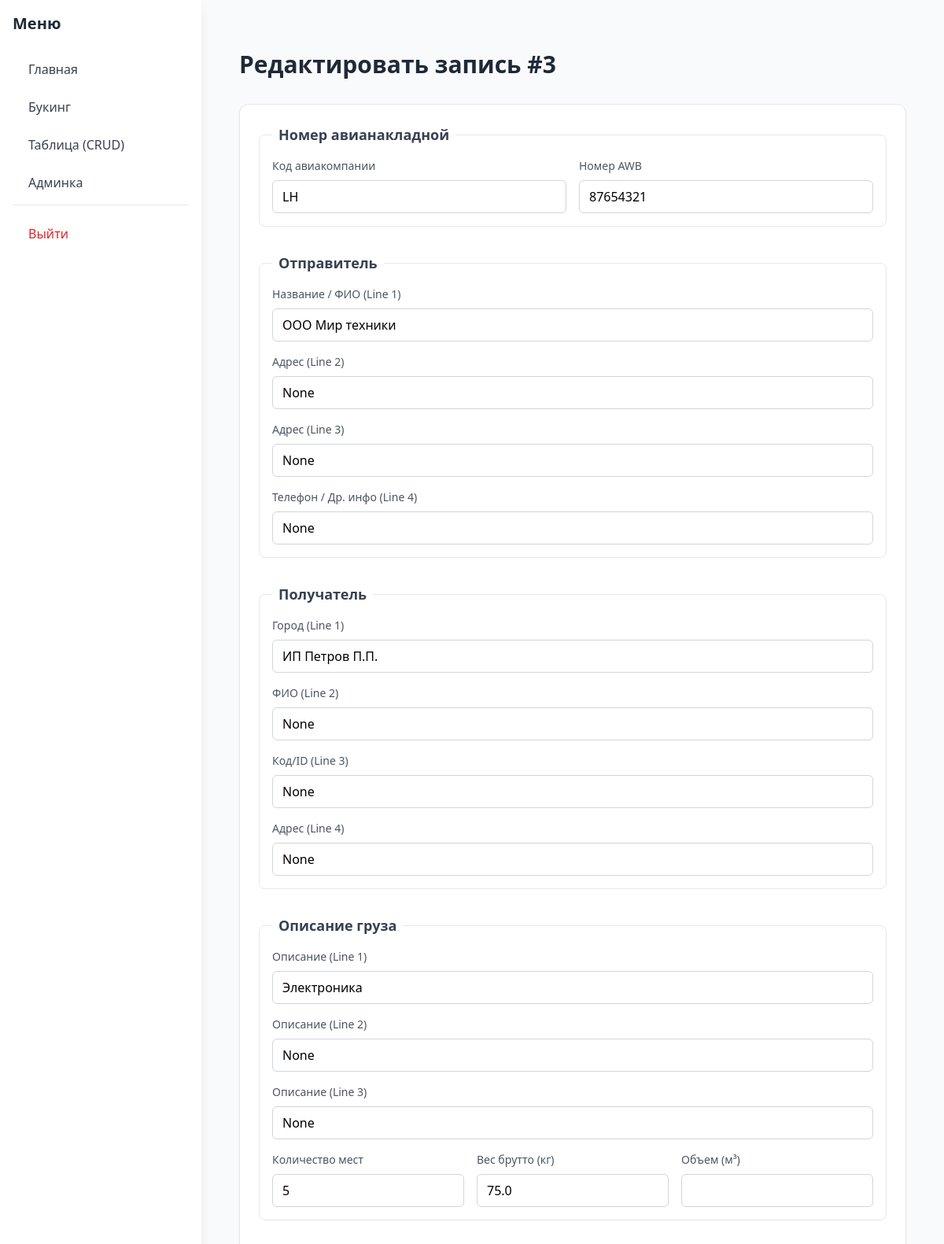
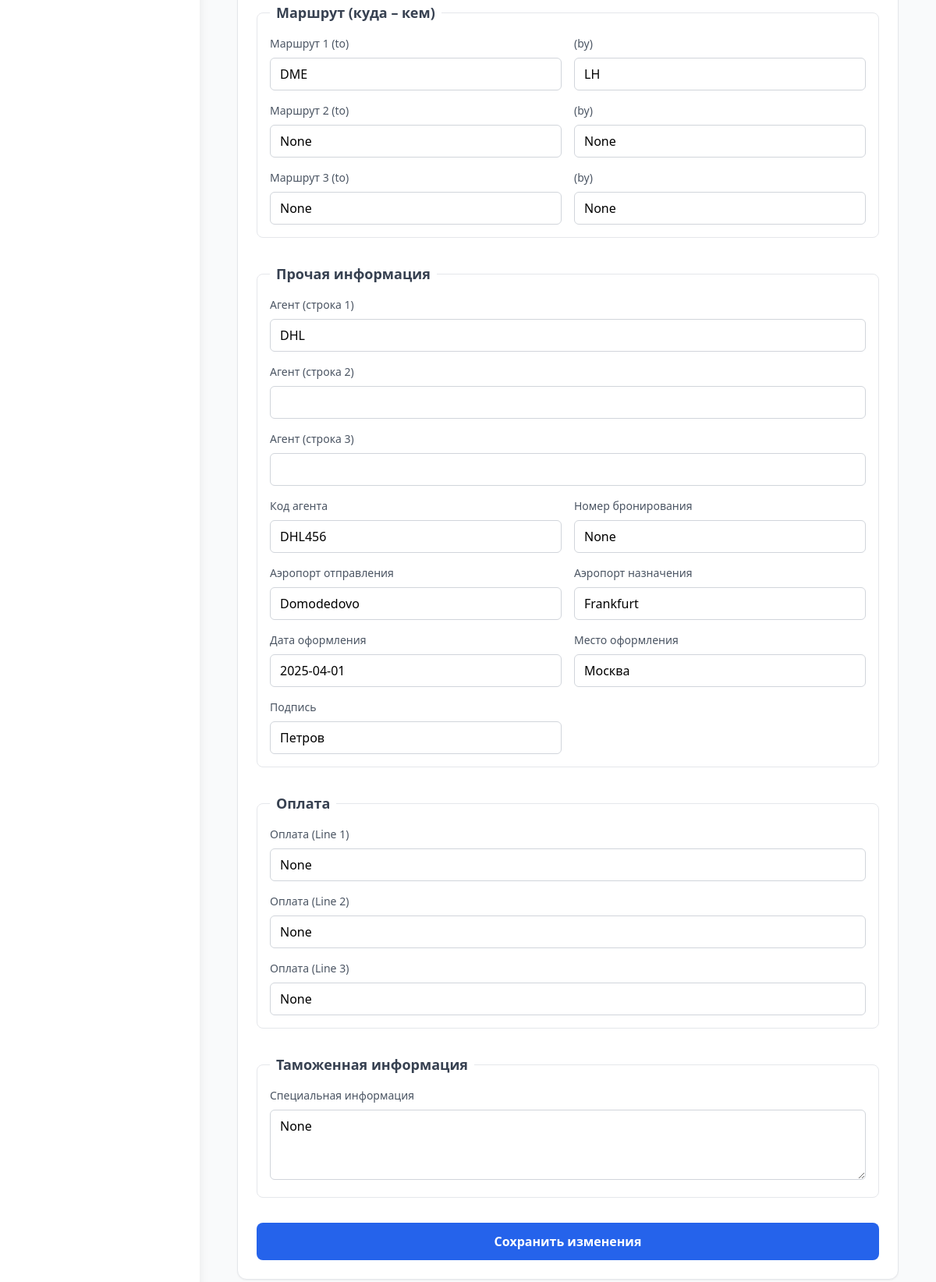
Screenshot of /table/edit/3 (signed in) with the database file from the repository (2 pictures, top to bottom).
### app/models.py (models this page shows)
class Cargo(db.Model):
    __tablename__ = 'cargo'
    id = db.Column(db.Integer, primary_key=True)
    airline_code = db.Column(db.String(10), nullable=True)   # Код авиакомпании (IATA-префикс)
    awb_number = db.Column(db.String(20), nullable=True)     # Номер авианакладной
    shipper_line1 = db.Column(db.String(200), nullable=True)
    shipper_line2 = db.Column(db.String(200), nullable=True)
    shipper_line3 = db.Column(db.String(200), nullable=True)
    shipper_line4 = db.Column(db.String(200), nullable=True)
    recipient_line1 = db.Column(db.String(200), nullable=True)
    recipient_line2 = db.Column(db.String(200), nullable=True)
    recipient_line3 = db.Column(db.String(200), nullable=True)
    recipient_line4 = db.Column(db.String(200), nullable=True)
    cargo_description_line1 = db.Column(db.String(300), nullable=True)
    cargo_description_line2 = db.Column(db.String(300), nullable=True)
    cargo_description_line3 = db.Column(db.String(300), nullable=True)
    route1_to = db.Column(db.String(100), nullable=True)
    route1_by = db.Column(db.String(100), nullable=True)
    route2_to = db.Column(db.String(100), nullable=True)
    route2_by = db.Column(db.String(100), nullable=True)
    route3_to = db.Column(db.String(100), nullable=True)
    route3_by = db.Column(db.String(100), nullable=True)
    agent_line1 = db.Column(db.String(200), nullable=True)
    agent_line2 = db.Column(db.String(200), nullable=True)
    agent_line3 = db.Column(db.String(200), nullable=True)
    agent_code = db.Column(db.String(50), nullable=True)
    airport_departure = db.Column(db.Text, nullable=True)
    airport_arrival = db.Column(db.Text, nullable=True)
    booking = db.Column(db.String(50), nullable=True)
    places_count = db.Column(db.Integer, nullable=True)
    weight_brutto = db.Column(db.Float, nullable=True)
    volume = db.Column(db.Float, nullable=True)
    date_issued = db.Column(db.String(50), nullable=True)
    place_issued = db.Column(db.String(100), nullable=True)
    signature = db.Column(db.String(100), nullable=True)
    payment_line1 = db.Column(db.String(200), nullable=True)
    payment_line2 = db.Column(db.String(200), nullable=True)
    payment_line3 = db.Column(db.String(200), nullable=True)
    special_customs_info = db.Column(db.Text, nullable=True)

### app/table/routes.py (the view, shortened to what this page needs)
@table_bp.route('/edit/<int:cargo_id>', methods=['GET', 'POST'])
def edit(cargo_id):
    cargo = Cargo.query.get_or_404(cargo_id)
    return render_template('table/edit.html', cargo=cargo)

### app/models.py (called while the page is built)
@login_manager.user_loader
def load_user(user_id):
    return User.query.get(int(user_id))

    def is_admin(self):
        return self.access_level >= 1

### app/table/routes.py (called while the page is built)
@table_bp.before_request
@login_required
def check_admin():
    if not current_user.is_admin():
        return "Доступ запрещён: требуется уровень администратора.", 403

### templates/table/edit.html (shortened to what this page needs)
{% extends "base.html" %}
{% block content %}
<div class="container mx-auto px-4 py-8 max-w-4xl">
    <h1 class="text-3xl font-bold text-gray-800 mb-8">Редактировать запись #{{ cargo.id }}</h1>
    <form method="POST" class="bg-white rounded-xl shadow-sm border border-gray-200 p-6">
        <fieldset class="mb-8 p-4 border border-gray-200 rounded-lg">
            <legend class="px-2 text-lg font-semibold text-gray-700">Номер авианакладной</legend>
            <div class="grid grid-cols-1 md:grid-cols-2 gap-4">
                <div class="space-y-2">
                    <label class="block text-sm font-medium text-gray-600">Код авиакомпании</label>
                    <input type="text" name="airline_code" value="{{ cargo.airline_code }}"
                        class="w-full px-3 py-2 border border-gray-300 rounded-md focus:ring-2 focus:ring-blue-300">
                </div>
                <div class="space-y-2">
                    <label class="block text-sm font-medium text-gray-600">Номер AWB</label>
                    <input type="text" name="awb_number" value="{{ cargo.awb_number }}"
                        class="w-full px-3 py-2 border border-gray-300 rounded-md focus:ring-2 focus:ring-blue-300">
                </div>
            </div>
        </fieldset>
        <fieldset class="mb-8 p-4 border border-gray-200 rounded-lg">
            <legend class="px-2 text-lg font-semibold text-gray-700">Отправитель</legend>
            <div class="space-y-4">
                {% for i in range(1,5) %}
                <div class="space-y-2">
                    <label class="block text-sm font-medium text-gray-600">
                        {{ ['Название / ФИО', 'Адрес', 'Адрес', 'Телефон / Др. инфо'][i-1] }} (Line {{ i }})
                    </label>
                    <input type="text" name="shipper_line{{ i }}" value="{{ cargo['shipper_line' ~ i] }}"
                        class="w-full px-3 py-2 border border-gray-300 rounded-md focus:ring-2 focus:ring-blue-300">
                </div>
                {% endfor %}
            </div>
        </fieldset>
        <fieldset class="mb-8 p-4 border border-gray-200 rounded-lg">
            <legend class="px-2 text-lg font-semibold text-gray-700">Получатель</legend>
            <div class="space-y-4">
                {% for i in range(1,5) %}
                <div class="space-y-2">
                    <label class="block text-sm font-medium text-gray-600">
                        {{ ['Город', 'ФИО', 'Код/ID', 'Адрес'][i-1] }} (Line {{ i }})
                    </label>
                    <input type="text" name="recipient_line{{ i }}" value="{{ cargo['recipient_line' ~ i] }}"
                        class="w-full px-3 py-2 border border-gray-300 rounded-md focus:ring-2 focus:ring-blue-300">
                </div>
                {% endfor %}
            </div>
        </fieldset>
        <fieldset class="mb-8 p-4 border border-gray-200 rounded-lg">
            <legend class="px-2 text-lg font-semibold text-gray-700">Описание груза</legend>
            <div class="space-y-4">
                {% for i in range(1,4) %}
                <div class="space-y-2">
                    <label class="block text-sm font-medium text-gray-600">Описание (Line {{ i }})</label>
                    <input type="text" name="cargo_description_line{{ i }}"
                        value="{{ cargo['cargo_description_line' ~ i] }}"
                        class="w-full px-3 py-2 border border-gray-300 rounded-md focus:ring-2 focus:ring-blue-300">
                </div>
                {% endfor %}
                <div class="grid grid-cols-1 md:grid-cols-3 gap-4">
                    <div class="space-y-2">
                        <label class="block text-sm font-medium text-gray-600">Количество мест</label>
                        <input type="number" name="places_count" value="{{ cargo.places_count }}"
                            class="w-full px-3 py-2 border border-gray-300 rounded-md focus:ring-2 focus:ring-blue-300">
                    </div>
                    <div class="space-y-2">
                        <label class="block text-sm font-medium text-gray-600">Вес брутто (кг)</label>
                        <input type="number" step="0.01" name="weight_brutto" value="{{ cargo.weight_brutto }}"
                            class="w-full px-3 py-2 border border-gray-300 rounded-md focus:ring-2 focus:ring-blue-300">
                    </div>
                    <div class="space-y-2">
                        <label class="block text-sm font-medium text-gray-600">Объем (м³)</label>
                        <input type="number" step="0.01" name="volume" value="{{ cargo.volume }}"
                            class="w-full px-3 py-2 border border-gray-300 rounded-md focus:ring-2 focus:ring-blue-300">
                    </div>
                </div>
            </div>
        </fieldset>
        <fieldset class="mb-8 p-4 border border-gray-200 rounded-lg">
            <legend class="px-2 text-lg font-semibold text-gray-700">Маршрут (куда – кем)</legend>
            <div class="space-y-4">
                {% for i in range(1,4) %}
                <div class="grid grid-cols-1 md:grid-cols-2 gap-4">
                    <div class="space-y-2">
                        <label class="block text-sm font-medium text-gray-600">Маршрут {{ i }} (to)</label>
                        <input type="text" name="route{{ i }}_to" value="{{ cargo['route' ~ i ~ '_to'] }}"
                            class="w-full px-3 py-2 border border-gray-300 rounded-md focus:ring-2 focus:ring-blue-300">
                    </div>
                    <div class="space-y-2">
                        <label class="block text-sm font-medium text-gray-600">(by)</label>
                        <input type="text" name="route{{ i }}_by" value="{{ cargo['route' ~ i ~ '_by'] }}"
                            class="w-full px-3 py-2 border border-gray-300 rounded-md focus:ring-2 focus:ring-blue-300">
                    </div>
                </div>
                {% endfor %}
            </div>
        </fieldset>
        <fieldset class="mb-8 p-4 border border-gray-200 rounded-lg">
            <legend class="px-2 text-lg font-semibold text-gray-700">Прочая информация</legend>
            <div class="space-y-4">
                <div class="space-y-2">
                    <label class="block text-sm font-medium text-gray-600">Агент (строка 1)</label>
                    <input type="text" name="agent_line1" value="{{ cargo.agent_line1 or '' }}"
                        class="w-full px-3 py-2 border border-gray-300 rounded-md focus:ring-2 focus:ring-blue-300">
                </div>
                <div class="space-y-2">
                    <label class="block text-sm font-medium text-gray-600">Агент (строка 2)</label>
                    <input type="text" name="agent_line2" value="{{ cargo.agent_line2 or '' }}"
                        class="w-full px-3 py-2 border border-gray-300 rounded-md focus:ring-2 focus:ring-blue-300">
                </div>
                <div class="space-y-2">
                    <label class="block text-sm font-medium text-gray-600">Агент (строка 3)</label>
                    <input type="text" name="agent_line3" value="{{ cargo.agent_line3 or '' }}"
                        class="w-full px-3 py-2 border border-gray-300 rounded-md focus:ring-2 focus:ring-blue-300">
                </div>
                <div class="grid grid-cols-1 md:grid-cols-2 gap-4">
                    <div class="space-y-2">
                        <label class="block text-sm font-medium text-gray-600">Код агента</label>
                        <input type="text" name="agent_code" value="{{ cargo.agent_code }}"
                            class="w-full px-3 py-2 border border-gray-300 rounded-md focus:ring-2 focus:ring-blue-300">
                    </div>
                    <div class="space-y-2">
                        <label class="block text-sm font-medium text-gray-600">Номер бронирования</label>
                        <input type="text" name="booking" value="{{ cargo.booking }}"
                            class="w-full px-3 py-2 border border-gray-300 rounded-md focus:ring-2 focus:ring-blue-300">
                    </div>
                    <div class="space-y-2">
                        <label class="block text-sm font-medium text-gray-600">Аэропорт отправления</label>
                        <input type="text" name="airport_departure" value="{{ cargo.airport_departure }}"
                            class="w-full px-3 py-2 border border-gray-300 rounded-md focus:ring-2 focus:ring-blue-300">
                    </div>
                    <div class="space-y-2">
                        <label class="block text-sm font-medium text-gray-600">Аэропорт назначения</label>
                        <input type="text" name="airport_arrival" value="{{ cargo.airport_arrival }}"
                            class="w-full px-3 py-2 border border-gray-300 rounded-md focus:ring-2 focus:ring-blue-300">
                    </div>
                    <div class="space-y-2">
                        <label class="block text-sm font-medium text-gray-600">Дата оформления</label>
                        <input type="text" name="date_issued" value="{{ cargo.date_issued }}"
                            class="w-full px-3 py-2 border border-gray-300 rounded-md focus:ring-2 focus:ring-blue-300">
                    </div>
                    <div class="space-y-2">
                        <label class="block text-sm font-medium text-gray-600">Место оформления</label>
                        <input type="text" name="place_issued" value="{{ cargo.place_issued }}"
                            class="w-full px-3 py-2 border border-gray-300 rounded-md focus:ring-2 focus:ring-blue-300">
                    </div>
                    <div class="space-y-2">
                        <label class="block text-sm font-medium text-gray-600">Подпись</label>
                        <input type="text" name="signature" value="{{ cargo.signature }}"
                            class="w-full px-3 py-2 border border-gray-300 rounded-md focus:ring-2 focus:ring-blue-300">
                    </div>
                </div>
            </div>
        </fieldset>
        <fieldset class="mb-8 p-4 border border-gray-200 rounded-lg">
            <legend class="px-2 text-lg font-semibold text-gray-700">Оплата</legend>
            <div class="space-y-4">
                {% for i in range(1,4) %}
                <div class="space-y-2">
                    <label class="block text-sm font-medium text-gray-600">Оплата (Line {{ i }})</label>
                    <input type="text" name="payment_line{{ i }}" value="{{ cargo['payment_line' ~ i] }}"
                        class="w-full px-3 py-2 border border-gray-300 rounded-md focus:ring-2 focus:ring-blue-300">
                </div>
                {% endfor %}
            </div>
        </fieldset>
        <fieldset class="mb-8 p-4 border border-gray-200 rounded-lg">
            <legend class="px-2 text-lg font-semibold text-gray-700">Таможенная информация</legend>
            <div class="space-y-2">
                <label class="block text-sm font-medium text-gray-600">Специальная информация</label>
                <textarea name="special_customs_info" rows="3"
                    class="w-full px-3 py-2 border border-gray-300 rounded-md focus:ring-2 focus:ring-blue-300">{{ cargo.special_customs_info }}</textarea>
            </div>
        </fieldset>
        <div class="mt-8">
            <button type="submit"
                class="w-full bg-blue-600 text-white px-6 py-3 rounded-lg hover:bg-blue-700 transition-colors font-semibold">
                Сохранить изменения
            </button>
        </div>
    </form>
</div>
{% endblock %}

### rows the page displays
Cargo: id "3", airline_code "LH", awb_number "87654321", shipper_line1 "ООО Мир техники" "None" "None" "None", recipient_line1 "ИП Петров П.П." "None" "None" "None", cargo_description_line1 "Электроника" "None" "None", places_count "5", weight_brutto "75.0", route1_to "DME" "None" "None", route1_by "LH" "None" "None", agent_line1 "DHL", agent_code "DHL456", booking "None", airport_departure "Domodedovo", airport_arrival "Frankfurt", date_issued "2025-04-01", place_issued "Москва", signature "Петров", payment_line1 "None" "None" "None", special_customs_info "None"

### other values shown
{{ ['Название / ФИО', 'Адрес', 'Адрес', 'Телефон / Др. инфо'][i-1] }} "Название / ФИО" "Адрес" "Адрес" "Телефон / Др. инфо"
{{ i }} "1" "2" "3" "4"
{{ ['Город', 'ФИО', 'Код/ID', 'Адрес'][i-1] }} "Город" "ФИО" "Код/ID" "Адрес"
{{ i }} "1" "2" "3"
